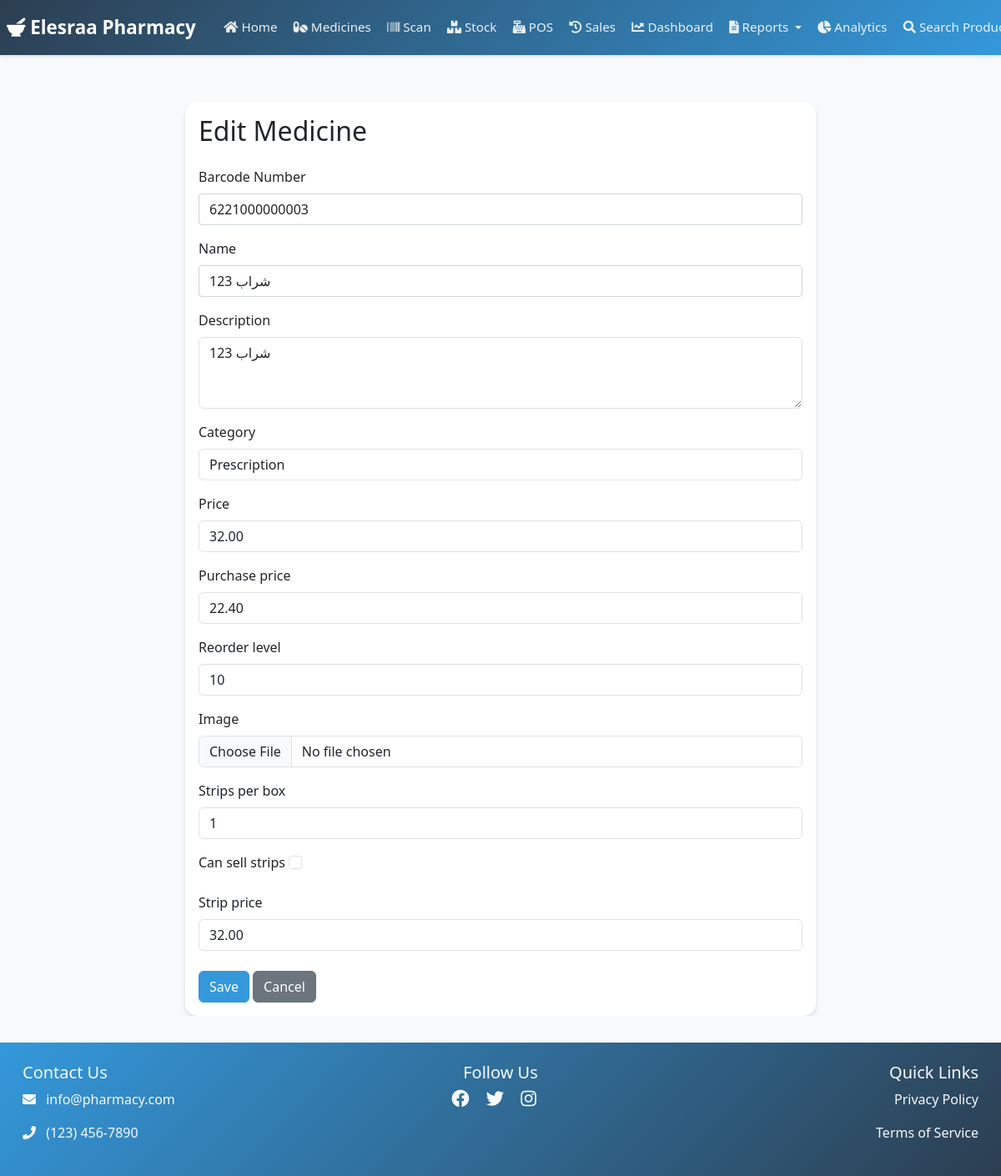
The page /medicine/444/edit/ (signed in) on the database its author committed.
### pharmacy/models.py (models this page shows, shortened)
class Medicine(models.Model):
    CATEGORY_CHOICES = [
        ('OTC', 'Over The Counter'),
        ('PRE', 'Prescription'),
        ('SUP', 'Supplements'),
        ('COS', 'Cosmetics'),
    ]
    name = models.CharField(max_length=200)
    description = models.TextField()
    price = models.DecimalField(max_digits=10, decimal_places=2)
    purchase_price = models.DecimalField(
        max_digits=10,
        decimal_places=2,
        help_text="Cost price of the product"
    )
    stock = models.IntegerField(default=0)
    category = models.CharField(max_length=3, choices=CATEGORY_CHOICES)
    image = models.ImageField(upload_to='medicines/', null=True, blank=True)
    barcode = models.ImageField(upload_to='barcodes/', blank=True)
    barcode_number = models.CharField(max_length=13, unique=True)
    created_at = models.DateTimeField(auto_now_add=True)
    updated_at = models.DateTimeField(auto_now=True)
    is_active = models.BooleanField(default=True)
    reorder_level = models.IntegerField(default=10, help_text="Minimum stock level before reorder")
    strips_per_box = models.PositiveIntegerField(
        default=1,
        help_text="Number of strips per box"
    )
    can_sell_strips = models.BooleanField(
        default=True,
        help_text="Allow selling individual strips"
    )
    strip_price = models.DecimalField(
        max_digits=10,
        decimal_places=2,
        null=True,
        blank=True,
        help_text="Price per strip (optional - if not set, will be calculated from box price)"
    )
    class Meta:
        ordering = ['name']

### pharmacy/views.py (the view, shortened to what this page needs)
# urls.py: path('medicine/<int:pk>/edit/', views.MedicineUpdateView.as_view(), name='medicine_edit'),
class MedicineUpdateView(LoginRequiredMixin, UpdateView):
    model = Medicine
    template_name = 'pharmacy/medicine_form.html'
    form_class = MedicineForm
    success_url = reverse_lazy('pharmacy:medicine_list')

### pharmacy/templates/pharmacy/medicine_form.html (shortened to what this page needs)
{% extends 'pharmacy/base.html' %}
{% block content %}
<div class="container mt-4">
    <div class="row justify-content-center">
        <div class="col-md-8">
            <div class="card">
                <div class="card-body">
                    <h2 class="card-title mb-4">
                        {% if form.instance.pk %}
                            Edit Medicine
                        {% else %}
                            Add New Medicine
                        {% endif %}
                    </h2>
                    <form method="post" enctype="multipart/form-data">
                        <div class="mb-3">
                            <label for="id_barcode_number" class="form-label">Barcode Number</label>
                            <input type="text"
                                   name="barcode_number"
                                   id="id_barcode_number"
                                   class="form-control {% if form.barcode_number.errors %}is-invalid{% endif %}"
                                   value="{{ form.barcode_number.value|default:'' }}"
                                   required>
                        </div>
                        {% for field in form %}
                            {% if field.name != 'barcode_number' %}
                                <div class="mb-3">
                                    <label for="{{ field.id_for_label }}" class="form-label">
                                        {{ field.label }}
                                    </label>
                                    {{ field }}
                                </div>
                            {% endif %}
                        {% endfor %}
                        <div class="mt-4">
                            <button type="submit" class="btn btn-primary">Save</button>
                            <a href="{% url 'pharmacy:medicine_list' %}" class="btn btn-secondary">Cancel</a>
                        </div>
                    </form>
                </div>
            </div>
        </div>
    </div>
</div>
{% endblock %}

### pharmacy/static/pharmacy/css/style.css (style rules this page uses)
:root { --primary-color: #2c3e50; --secondary-color: #3498db; }
html, body { overflow-x: hidden; width: 100%; margin: 0; padding: 0; font-family: 'Segoe UI', Tahoma, Geneva, Verdana, sans-serif; background-color: #f8f9fa; }
body { font-family: 'Segoe UI', Tahoma, Geneva, Verdana, sans-serif; background-color: #f8f9fa; }
.card { border: none; border-radius: 15px; box-shadow: 0 4px 6px rgba(0,0,0,0.1); transition: transform 0.3s ease; background-color: white; max-width: 100%; overflow: hidden; }
.btn-primary { background-color: var(--secondary-color); border-color: var(--secondary-color); }
.card { animation: fadeIn 0.5s ease-out; }
.container, .container-fluid { max-width: 100%; padding-right: 15px; padding-left: 15px; overflow-x: hidden; }
.row { margin-right: 0; margin-left: 0; }
.form-label { font-weight: 500; }
input[type="text"], input[type="password"] { width: 100%; padding: 0.375rem 0.75rem; font-size: 1rem; line-height: 1.5; color: #212529; background-color: #fff; border: 1px solid #ced4da; border-radius: 0.25rem; transition: border-color 0.15s ease-in-out, box-shadow 0.15s ease-in-out; }

### rows shown on the page
Medicine: barcode_number "6221000000003", form "123 شراب" "123 شراب" "Prescription" "32.00" "22.40" "10" "1" "32.00"

### other values the page prints
{{ field.label }} "Name" "Description" "Category" "Price" "Purchase price" "Reorder level" "Image" "Strips per box" "Can sell strips" "Strip price"
